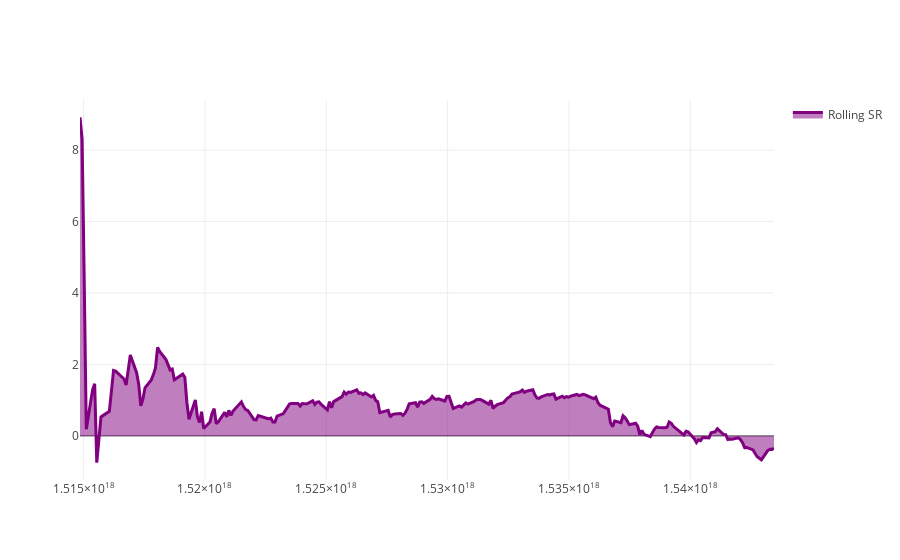

Here is the notebook cell this chart was saved with:
### Code cell
make_plot_filled(stat.coords['time'].to_pandas(), stat.loc[:, 'sharpe_ratio'].values[20:], color="purple", name="Rolling SR")

### Figure 1 — Plotly figure (JSON) as saved in the notebook; plotly's stock layout.template omitted (floating-point values rounded to 4 significant figures; data arrays with more than 128 entries replaced by an {"elided": "..."} marker saying what was removed)
{"data": [{"fill": "tonexty", "line": {"color": "purple", "width": 3}, "name": "Rolling SR", "type": "scatter", "uid": "f5692517-97db-4f63-8c8e-c06e2f32a4d1", "x": {"elided": "251 int values"}, "y": {"elided": "231 float values"}}], "layout": {"showlegend": true, "yaxis": {"range": [-1.234, 9.402]}}}
